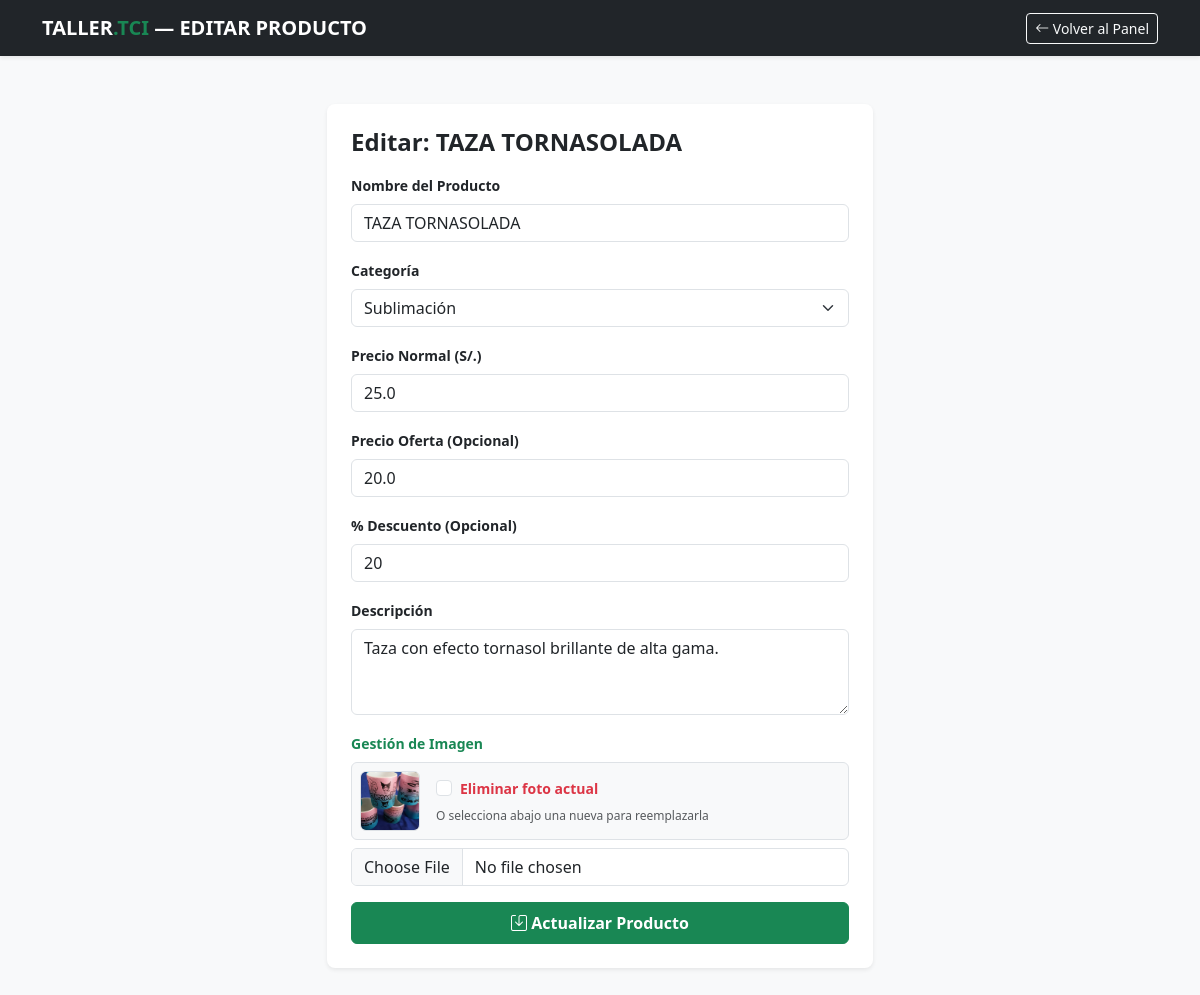
The app's page /admin/editar/4 (signed in) with its own data.
### tables this page shows
CREATE TABLE productos (
            id INTEGER PRIMARY KEY AUTOINCREMENT,
            nombre TEXT NOT NULL,
            categoria TEXT NOT NULL,
            precio_normal REAL NOT NULL,
            precio_oferta REAL,
            descuento INTEGER,
            descripcion TEXT,
            imagen TEXT
        );

### app.py (the view, shortened to what this page needs)
@app.route('/admin/editar/<int:id>', methods=['GET', 'POST'])
def editar(id):
    if not session.get('admin_logged'):
        return redirect(url_for('admin'))
    conexion = sqlite3.connect('tienda.db')
    conexion.row_factory = sqlite3.Row
    cursor = conexion.cursor()
    cursor.execute("SELECT * FROM productos WHERE id = ?", (id,))
    producto = cursor.fetchone()
    conexion.close()
    return render_template('editar.html', producto=producto)

### templates/editar.html (shortened to what this page needs)
<!DOCTYPE html>
<html lang="es">
<head>
    <link href="https://cdn.jsdelivr.net/npm/bootstrap@5.3.0/dist/css/bootstrap.min.css" rel="stylesheet">
    <link rel="stylesheet" href="https://cdn.jsdelivr.net/npm/bootstrap-icons@1.11.1/font/bootstrap-icons.css">
</head>
<body class="bg-light">
    <nav class="navbar navbar-dark bg-dark shadow-sm">
        <div class="container">
            <span class="navbar-brand fw-bold text-uppercase">TALLER<span class="text-success">.TCI</span> — Editar Producto</span>
            <a href="/admin/panel" class="btn btn-outline-light btn-sm"><i class="bi bi-arrow-left"></i> Volver al Panel</a>
        </div>
    </nav>
    <div class="container my-5">
        <div class="row justify-content-center">
            <div class="col-12 col-md-6">
                <div class="card shadow-sm border-0 rounded-3 p-4 bg-white">
                    <h4 class="fw-bold mb-3">Editar: {{ producto.nombre }}</h4>
                    <form method="POST" enctype="multipart/form-data">
                        <div class="mb-3">
                            <label class="form-label small fw-bold">Nombre del Producto</label>
                            <input type="text" class="form-control" name="nombre" value="{{ producto.nombre }}" required>
                        </div>
                        <div class="mb-3">
                            <label class="form-label small fw-bold">Categoría</label>
                            <select class="form-select" name="categoria" required>
                                <option value="Sublimacion" {% if producto.categoria == 'Sublimacion' %}selected{% endif %}>Sublimación</option>
                            </select>
                        </div>
                        <div class="mb-3">
                            <label class="form-label small fw-bold">Precio Normal (S/.)</label>
                            <input type="number" step="0.01" class="form-control" name="precio_normal" value="{{ producto.precio_normal }}" required>
                        </div>
                        <div class="mb-3">
                            <label class="form-label small fw-bold">Precio Oferta (Opcional)</label>
                            <input type="number" step="0.01" class="form-control" name="precio_oferta" value="{{ producto.precio_oferta if producto.precio_oferta else '' }}">
                        </div>
                        <div class="mb-3">
                            <label class="form-label small fw-bold">% Descuento (Opcional)</label>
                            <input type="number" class="form-control" name="descuento" value="{{ producto.descuento if producto.descuento else '' }}">
                        </div>
                        <div class="mb-3">
                            <label class="form-label small fw-bold">Descripción</label>
                            <textarea class="form-control" name="descripcion" rows="3">{{ producto.descripcion }}</textarea>
                        </div>
                        <div class="mb-3">
                            <label class="form-label small fw-bold text-success">Gestión de Imagen</label>
                            {% if producto.imagen %}
                            <div class="mb-2 d-flex align-items-center gap-3 border p-2 rounded bg-light">
                                <img src="{{ url_for('static', filename=producto.imagen) }}" width="60" height="60" class="rounded object-fit-cover border">
                                <div>
                                    <div class="form-check text-danger">
                                        <input class="form-check-input" type="checkbox" name="eliminar_imagen" value="si" id="eliminarImg">
                                        <label class="form-check-label small fw-bold" for="eliminarImg">
                                            Eliminar foto actual
                                        </label>
                                    </div>
                                    <span class="text-muted" style="font-size: 0.75rem;">O selecciona abajo una nueva para reemplazarla</span>
                                </div>
                            </div>
                            {% endif %}
                            <input type="file" class="form-control" name="imagen">
                        </div>
                        <button type="submit" class="btn btn-success w-100 fw-bold py-2"><i class="bi bi-save"></i> Actualizar Producto</button>
                    </form>
                </div>
            </div>
        </div>
    </div>
</body>
</html>

### records on screen
productos: nombre "TAZA TORNASOLADA", categoria "Sublimación", precio_normal "25.0", precio_oferta "20.0", descuento "20", descripcion "Taza con efecto tornasol brillante de alta gama.", imagen (picture)
